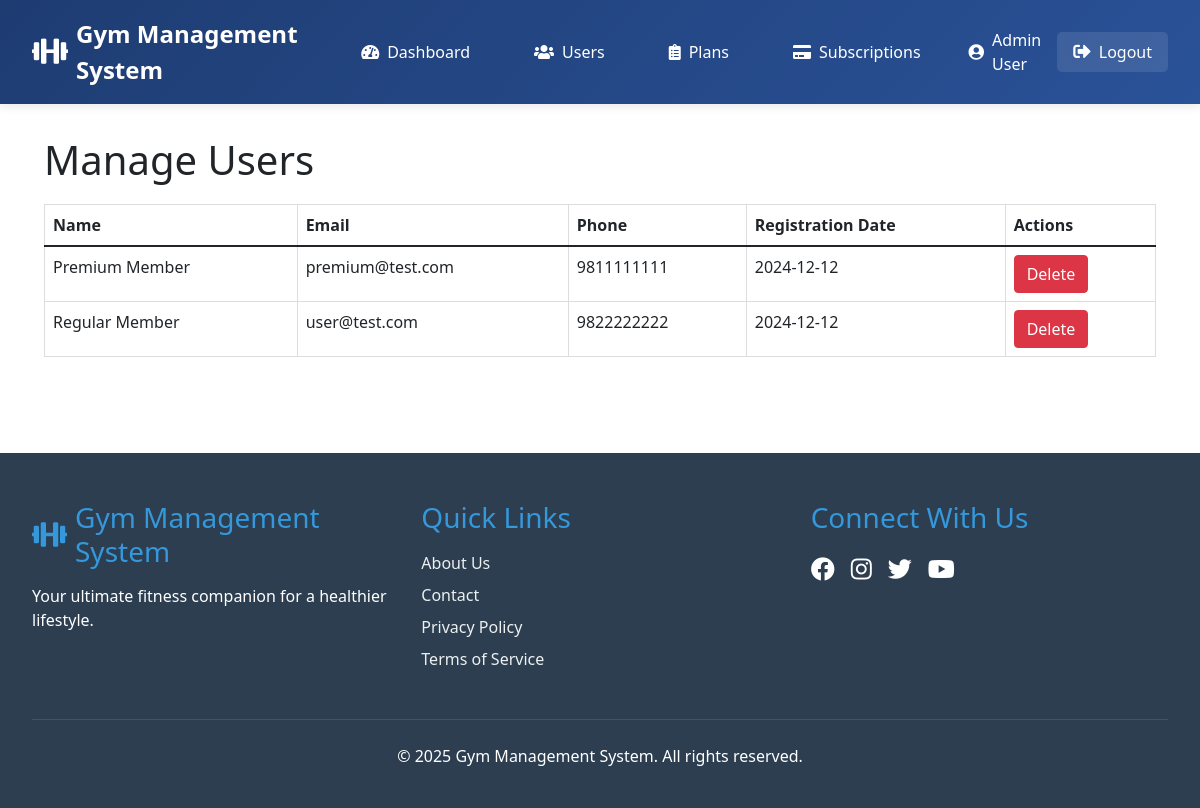
/admin/manage_users.php (signed in), run on the app's committed database.
### tables this page shows
CREATE TABLE IF NOT EXISTS users (
    user_id INT AUTO_INCREMENT PRIMARY KEY,
    full_name VARCHAR(100) NOT NULL,
    email VARCHAR(100) UNIQUE NOT NULL,
    password VARCHAR(255) NOT NULL,
    phone_number VARCHAR(15),
    registration_date TIMESTAMP DEFAULT CURRENT_TIMESTAMP,
    role ENUM('admin', 'user') DEFAULT 'user'
);

### admin/manage_users.php (the view, shortened to what this page needs)
<?php
require_once '../includes/header.php';
$users_sql = "SELECT * FROM users WHERE role = 'user'";
$users_result = mysqli_query($con, $users_sql);
?>
<div class="container">
    <h1>Manage Users</h1>
    <table class="table">
        <thead>
            <tr>
                <th>Name</th>
                <th>Email</th>
                <th>Phone</th>
                <th>Registration Date</th>
                <th>Actions</th>
            </tr>
        </thead>
        <tbody>
            <?php while ($user = mysqli_fetch_assoc($users_result)): ?>
            <tr>
                <td><?php echo htmlspecialchars($user['full_name']); ?></td>
                <td><?php echo htmlspecialchars($user['email']); ?></td>
                <td><?php echo htmlspecialchars($user['phone_number']); ?></td>
                <td><?php echo date('Y-m-d', strtotime($user['registration_date'])); ?></td>
                <td>
                    <a href="?delete_id=<?php echo $user['user_id']; ?>"
                       class="btn btn-danger"
                       onclick="return confirm('Are you sure?')">Delete</a>
                </td>
            </tr>
            <?php endwhile; ?>
        </tbody>
    </table>
</div>
<?php require_once '../includes/footer.php'; ?>

### assets/css/style.css (style rules this page uses)
* { margin: 0; padding: 0; box-sizing: border-box; }
body { font-family: 'Segoe UI', Tahoma, Geneva, Verdana, sans-serif; line-height: 1.6; background-color: #f5f5f5; min-height: 100vh; display: flex; flex-direction: column; }
.btn { display: inline-block; padding: 8px 16px; border: none; border-radius: 4px; cursor: pointer; }
.btn-danger { background-color: #dc3545; color: white; }
.table { width: 100%; border-collapse: collapse; margin-top: 20px; }
.table th, .table td { padding: 12px; border: 1px solid #ddd; text-align: left; }

### data on the page
users: full_name "Premium Member", email "premium@test.com", phone_number "9811111111", registration_date "2024-12-12"
users: full_name "Regular Member", email "user@test.com", phone_number "9822222222", registration_date "2024-12-12"

### other printed values
SITE_NAME "Gym Management System"
$_SESSION['full_name'] "Admin User"
